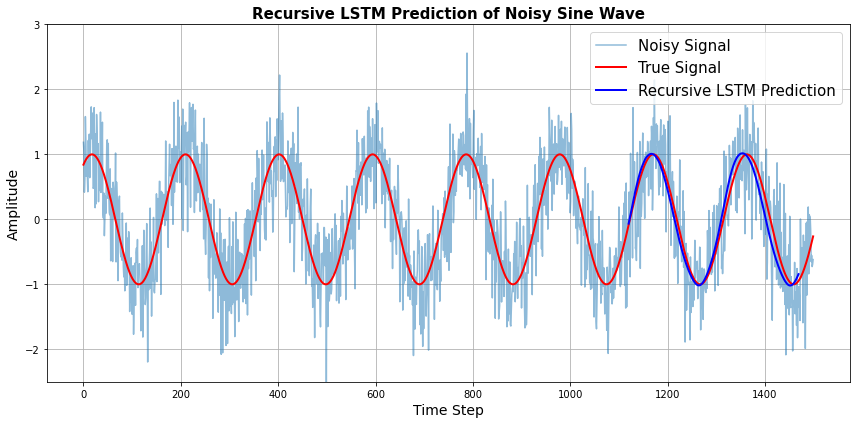

Here is the Python script that generated this plot:
#!/usr/bin/env python3
# -*- coding: utf-8 -*-
"""
Recursive LSTM Prediction on Noisy Sine Wave
Created on Fri Sep 12 21:55:54 2025

@author: Sahar Jahani
"""

import numpy as np
import matplotlib.pyplot as plt
from tensorflow.keras.models import Sequential
from tensorflow.keras.layers import LSTM, Dense
from sklearn.preprocessing import MinMaxScaler
from sklearn.metrics import mean_squared_error

# Generate the signal
n = 1500
t = np.linspace(1, 50, n)
true = np.sin(t)
noise = np.random.normal(0, 0.5, n)
noisy = true + noise

# Scale the signals to [0, 1]
Scaler = MinMaxScaler()
noisy_scaled = Scaler.fit_transform(noisy.reshape(-1, 1))
true_scaled = Scaler.transform(true.reshape(-1, 1))

# Create training windows
window_size = 70
def data_preparation(noisy, true, window_size):
    X, y = [], []
    for i in range(window_size, n):
        X.append(noisy[i - window_size:i])
        y.append(true[i])
    return np.array(X), np.array(y)

X, y = data_preparation(noisy_scaled, true_scaled, window_size)

# Split into training and test sets
split = int(0.7 * len(true))
trainX, trainy = X[:split], y[:split]
testX, testy = X[split:], y[split:]

# Define LSTM model
model = Sequential()
model.add(LSTM(50, input_shape=(window_size, 1)))
model.add(Dense(1))
model.compile(optimizer='adam', loss='mse')

# Train the model
model.fit(trainX, trainy, epochs=40, batch_size=16, verbose=1)

# Recursive prediction loop
pred = []
inputs = testX[0, :]  # Initial input
prediction = 350  # Number of recursive steps

for _ in range(prediction):
    predict = model.predict(inputs.reshape((1, window_size, 1)), verbose=0)
    pred.append(predict)
    inputs = np.append(inputs[1:], predict)

# Inverse scale the prediction
pred = np.array(pred).reshape(-1, 1)
pred = Scaler.inverse_transform(pred).flatten()

# Plot the results
plt.figure(figsize=(12, 6))
plt.plot(range(len(noisy)), noisy, label='Noisy Signal', alpha=0.5)
plt.plot(range(len(true)), true, label='True Signal', linewidth=2, color='red')
plt.plot(range(window_size + split, window_size + split + prediction), pred, 
         label='Recursive LSTM Prediction', color='blue', linewidth=2)
plt.xlabel('Time Step', fontsize=14)
plt.ylabel('Amplitude', fontsize=14)
plt.title('Recursive LSTM Prediction of Noisy Sine Wave', fontsize=15, fontweight='bold')
plt.legend(fontsize=15, loc='upper right')
plt.ylim(-2.5, 3)
plt.grid(True)
plt.tight_layout()
plt.show()
